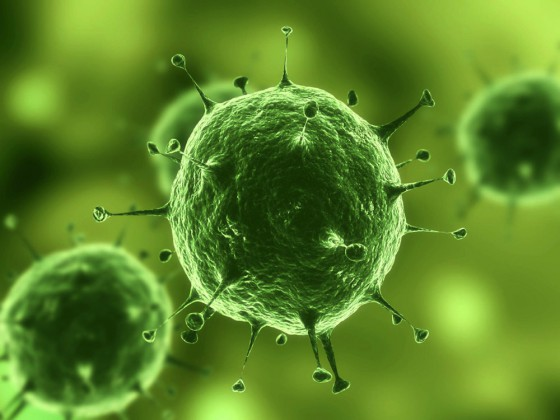
#> input picture Lab2/bacteries_1.jpg, 560 x 420 px
$ jupyter execute Lab4.ipynb
#> lines starting #> are read from the running program, lines starting #| are printed output that depends on the picture; after the words box and inside, x2 and y2 are one past the last pixel; in counts of white or black regions, pixels touching at a corner belong together
[cell 1]
import pandas as pd
import numpy as np
import matplotlib.pyplot as plt

from skimage.io import imread, imshow
from skimage.segmentation import watershed, flood_fill
from skimage.metrics import adapted_rand_error, variation_of_information
from skimage.feature import peak_local_max
from scipy import ndimage as ndi
from skimage.filters import rank
from skimage.util import img_as_ubyte
from skimage.morphology import disk
from sklearn.cluster import MeanShift
import cv2
import itertools
import scipy

import warnings
warnings.filterwarnings('ignore')

[cell 2]
image = imread('../Lab2/bacteries_1.jpg')
#> image is the input picture: shape (420, 560, 3); mean R, G, B 92.1, 132.6, 39
image1 = imread('../Lab2/bacteries_2.jpg')
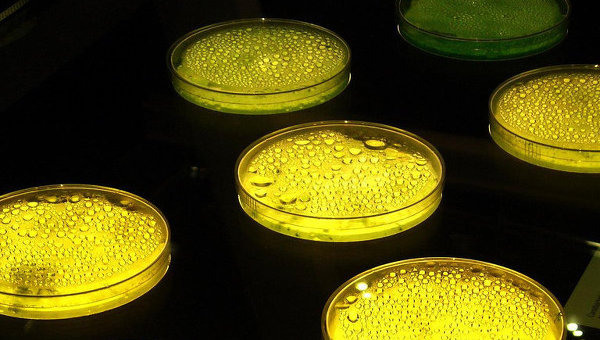
#> input picture Lab2/bacteries_2.jpg, 600 x 340 px
#> image1 is the input picture: shape (340, 600, 3); mean R, G, B 81.2, 75.6, 11.8

[cell 3]
imshow(image);

[cell 4]
imshow(image1);

### Watershed segmentation

[cell 5]
def segment_watershed(image):
    gray = cv2.cvtColor(image,cv2.COLOR_BGR2GRAY)
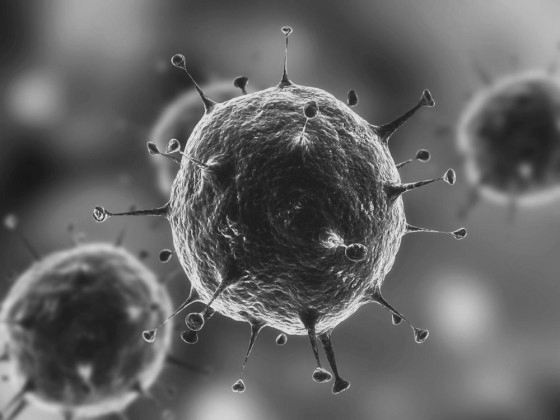
#> gray: shape (420, 560); min 23, max 232, mean 100

    image_byte = img_as_ubyte(gray)

    denoised = rank.median(image_byte, disk(2))

    markers = rank.gradient(denoised, disk(5)) < 10
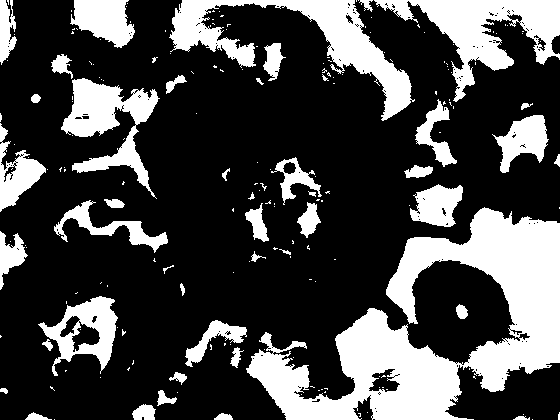
#> markers: shape (420, 560) bool; 27.9% white; 194 white regions (149 under 20 px), largest, box (x1, y1, x2, y2) and area: (246, 207, 560, 420) 26984, (169, 0, 415, 121) 7707, (374, 0, 560, 102) 6775
    markers = ndi.label(markers)[0]
#> markers: shape (420, 560) int32; 373 distinct labels, from 0 to 372

    gradient = rank.gradient(denoised, disk(2))

    segmented_image = watershed(gradient, markers)
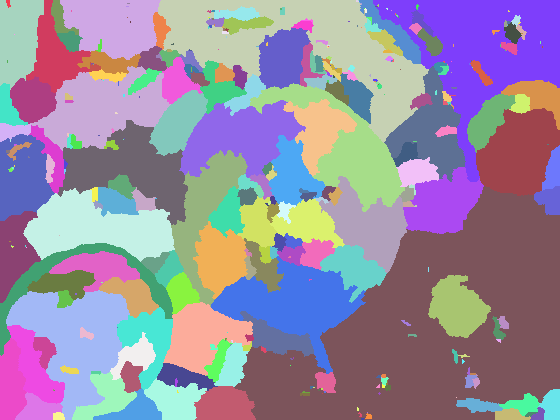
#> segmented_image: shape (420, 560) int32; 372 distinct labels, from 1 to 372; one colour per label, 0 black

    return segmented_image

[cell 6]
image_segmented = segment_watershed(image)
image1_segmented = segment_watershed(image1)
#> in segment_watershed (call 2), `denoised = rank.median(image_byte, disk(2))`:
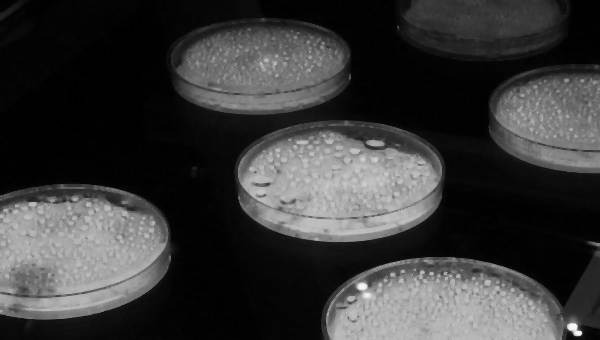
#> denoised: shape (340, 600); min 0, max 248, mean 57.2
#> in segment_watershed (call 2), `markers = rank.gradient(denoised, disk(5)) < 10`: markers: shape (340, 600) bool; 47.2% white; 51 white regions (38 under 20 px), largest, box (x1, y1, x2, y2) and area: (0, 0, 600, 340) 94648, (570, 262, 600, 313) 673, (423, 0, 445, 17) 229
#> in segment_watershed (call 2), `markers = ndi.label(markers)[0]`:
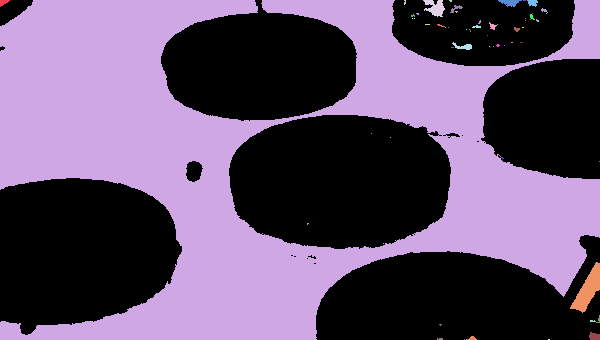
#> markers: shape (340, 600) int32; 66 distinct labels, from 0 to 65; one colour per label, 0 black
#> in segment_watershed (call 2), `gradient = rank.gradient(denoised, disk(2))`:
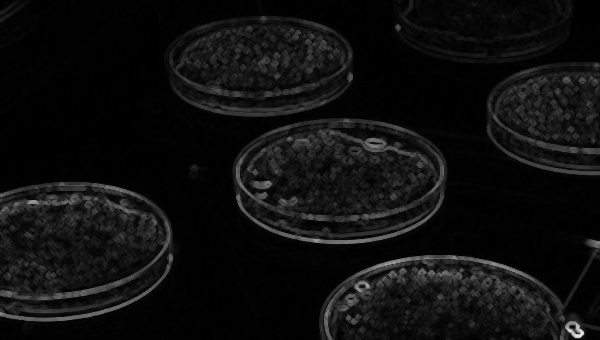
#> gradient: shape (340, 600); min 0, max 229, mean 14.8
#> in segment_watershed (call 2), `segmented_image = watershed(gradient, markers)`:
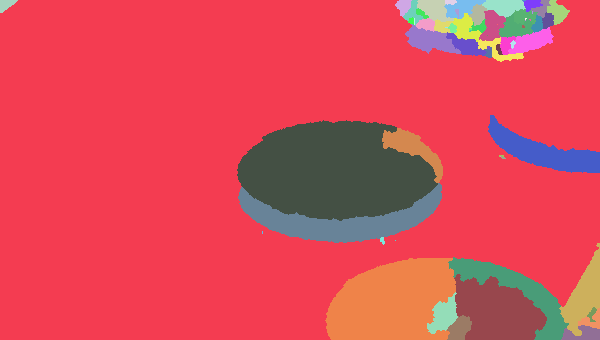
#> segmented_image: shape (340, 600) int32; 65 distinct labels, from 1 to 65; one colour per label, 0 black

[cell 7]
imshow(image_segmented);

[cell 8]
imshow(image1_segmented);

### grabcut

[cell 9]
def grabcut_segmentation(image):
    mask = np.zeros(image.shape[:2],np.uint8)
    bgdModel = np.zeros((1,65),np.float64)
    fgdModel = np.zeros((1,65),np.float64)

    rect = (50, 50, image.shape[1], image.shape[0])
#> rect = (50, 50, 560, 420)

    mask2 = cv2.grabCut(image, mask, rect, bgdModel, fgdModel, 5 , cv2.GC_INIT_WITH_RECT)
    mask2 = np.where((mask==2)|(mask==0),0,1).astype('uint8')
    img_segmented = image*mask2[:,:,np.newaxis]
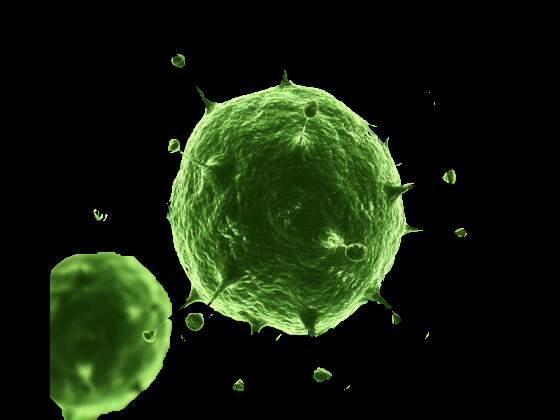
#> img_segmented: shape (420, 560, 3); mean R, G, B 20.8, 32.6, 12.2

    return img_segmented

[cell 10]
grabcut_segmented = grabcut_segmentation(image)

[cell 11]
grabcut_segmented1 = grabcut_segmentation(image1)
#> in grabcut_segmentation (call 2), `img_segmented = image*mask2[:,:,np.newaxis]`:
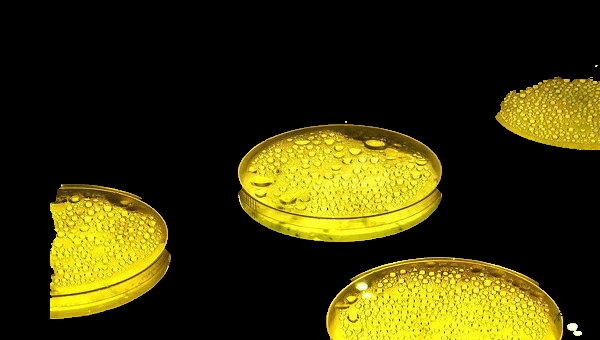
#> img_segmented: shape (340, 600, 3); mean R, G, B 55.7, 51.4, 7.6
